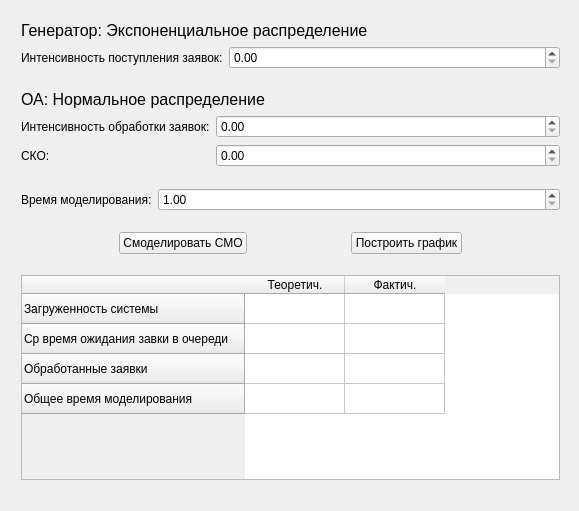
<?xml version="1.0" encoding="UTF-8"?>
<ui version="4.0">
 <class>MainWindow</class>
 <widget class="QMainWindow" name="MainWindow">
  <property name="geometry">
   <rect>
    <x>0</x>
    <y>0</y>
    <width>579</width>
    <height>511</height>
   </rect>
  </property>
  <property name="windowTitle">
   <string>MainWindow</string>
  </property>
  <widget class="QWidget" name="centralWidget">
   <widget class="QWidget" name="verticalLayoutWidget_3">
    <property name="geometry">
     <rect>
      <x>10</x>
      <y>10</y>
      <width>561</width>
      <height>481</height>
     </rect>
    </property>
    <layout class="QVBoxLayout" name="verticalLayout_3">
     <item>
      <layout class="QVBoxLayout" name="verticalLayout">
       <item>
        <widget class="QLabel" name="label_6">
         <property name="font">
          <font>
           <pointsize>12</pointsize>
          </font>
         </property>
         <property name="text">
          <string>Генератор: Экспоненциальное распределение</string>
         </property>
         <property name="wordWrap">
          <bool>true</bool>
         </property>
        </widget>
       </item>
       <item>
        <layout class="QFormLayout" name="formLayout">
         <item row="0" column="0">
          <widget class="QLabel" name="label_2">
           <property name="text">
            <string>Интенсивность поступления заявок:</string>
           </property>
           <property name="wordWrap">
            <bool>false</bool>
           </property>
          </widget>
         </item>
         <item row="0" column="1">
          <widget class="QDoubleSpinBox" name="spinbox_intensivity_gen">
           <property name="maximum">
            <double>9999.989999999999782</double>
           </property>
          </widget>
         </item>
        </layout>
       </item>
      </layout>
     </item>
     <item>
      <spacer name="verticalSpacer_3">
       <property name="orientation">
        <enum>Qt::Vertical</enum>
       </property>
       <property name="sizeType">
        <enum>QSizePolicy::Fixed</enum>
       </property>
       <property name="sizeHint" stdset="0">
        <size>
         <width>20</width>
         <height>15</height>
        </size>
       </property>
      </spacer>
     </item>
     <item>
      <layout class="QVBoxLayout" name="verticalLayout_2">
       <item>
        <widget class="QLabel" name="label_7">
         <property name="font">
          <font>
           <pointsize>12</pointsize>
          </font>
         </property>
         <property name="text">
          <string>ОА: Нормальное распределение</string>
         </property>
         <property name="wordWrap">
          <bool>true</bool>
         </property>
        </widget>
       </item>
       <item>
        <layout class="QFormLayout" name="formLayout_2">
         <item row="0" column="0">
          <widget class="QLabel" name="label_3">
           <property name="text">
            <string>Интенсивность обработки заявок:</string>
           </property>
           <property name="wordWrap">
            <bool>false</bool>
           </property>
          </widget>
         </item>
         <item row="0" column="1">
          <widget class="QDoubleSpinBox" name="spinbox_intensivity_oa">
           <property name="maximum">
            <double>99999.990000000005239</double>
           </property>
          </widget>
         </item>
         <item row="1" column="0">
          <widget class="QLabel" name="label_4">
           <property name="text">
            <string>СКО:</string>
           </property>
          </widget>
         </item>
         <item row="1" column="1">
          <widget class="QDoubleSpinBox" name="spinbox_intensivity_oa_range">
           <property name="maximum">
            <double>99999.990000000005239</double>
           </property>
          </widget>
         </item>
        </layout>
       </item>
      </layout>
     </item>
     <item>
      <spacer name="verticalSpacer_4">
       <property name="orientation">
        <enum>Qt::Vertical</enum>
       </property>
       <property name="sizeType">
        <enum>QSizePolicy::Fixed</enum>
       </property>
       <property name="sizeHint" stdset="0">
        <size>
         <width>20</width>
         <height>15</height>
        </size>
       </property>
      </spacer>
     </item>
     <item>
      <layout class="QFormLayout" name="formLayout_3">
       <item row="0" column="0">
        <widget class="QLabel" name="label_5">
         <property name="text">
          <string>Время моделирования:</string>
         </property>
        </widget>
       </item>
       <item row="0" column="1">
        <widget class="QDoubleSpinBox" name="spinbox_time_model">
         <property name="minimum">
          <double>1.000000000000000</double>
         </property>
         <property name="maximum">
          <double>99999999.989999994635582</double>
         </property>
        </widget>
       </item>
      </layout>
     </item>
     <item>
      <spacer name="verticalSpacer_2">
       <property name="orientation">
        <enum>Qt::Vertical</enum>
       </property>
       <property name="sizeType">
        <enum>QSizePolicy::Fixed</enum>
       </property>
       <property name="sizeHint" stdset="0">
        <size>
         <width>20</width>
         <height>15</height>
        </size>
       </property>
      </spacer>
     </item>
     <item>
      <layout class="QHBoxLayout" name="horizontalLayout">
       <item>
        <spacer name="horizontalSpacer_2">
         <property name="orientation">
          <enum>Qt::Horizontal</enum>
         </property>
         <property name="sizeHint" stdset="0">
          <size>
           <width>40</width>
           <height>20</height>
          </size>
         </property>
        </spacer>
       </item>
       <item>
        <widget class="QPushButton" name="pushButton_model">
         <property name="text">
          <string>Смоделировать СМО</string>
         </property>
        </widget>
       </item>
       <item>
        <spacer name="horizontalSpacer">
         <property name="orientation">
          <enum>Qt::Horizontal</enum>
         </property>
         <property name="sizeHint" stdset="0">
          <size>
           <width>40</width>
           <height>20</height>
          </size>
         </property>
        </spacer>
       </item>
       <item>
        <widget class="QPushButton" name="pushButton_graph">
         <property name="text">
          <string>Построить график</string>
         </property>
        </widget>
       </item>
       <item>
        <spacer name="horizontalSpacer_3">
         <property name="orientation">
          <enum>Qt::Horizontal</enum>
         </property>
         <property name="sizeHint" stdset="0">
          <size>
           <width>40</width>
           <height>20</height>
          </size>
         </property>
        </spacer>
       </item>
      </layout>
     </item>
     <item>
      <spacer name="verticalSpacer_5">
       <property name="orientation">
        <enum>Qt::Vertical</enum>
       </property>
       <property name="sizeType">
        <enum>QSizePolicy::Fixed</enum>
       </property>
       <property name="sizeHint" stdset="0">
        <size>
         <width>20</width>
         <height>15</height>
        </size>
       </property>
      </spacer>
     </item>
     <item>
      <widget class="QTableWidget" name="tableWidget">
       <row>
        <property name="text">
         <string>Загруженность системы</string>
        </property>
       </row>
       <row>
        <property name="text">
         <string>Ср время ожидания завки в очереди</string>
        </property>
       </row>
       <row>
        <property name="text">
         <string>Обработанные заявки</string>
        </property>
       </row>
       <row>
        <property name="text">
         <string>Общее время моделирования</string>
        </property>
       </row>
       <column>
        <property name="text">
         <string>Теоретич.</string>
        </property>
       </column>
       <column>
        <property name="text">
         <string>Фактич.</string>
        </property>
       </column>
      </widget>
     </item>
    </layout>
   </widget>
  </widget>
 </widget>
 <layoutdefault spacing="6" margin="11"/>
 <resources/>
 <connections/>
</ui>
